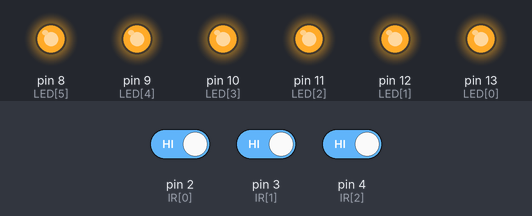
Simulated run of this sketch. Board: Arduino Uno, built with avr-gcc and run on an emulated ATmega328P. Shown: output pins drawn as LEDs (lit = HIGH). The inputs (shaded band) are chosen by the test bench; at power-on: pin 2 (IR[0]) HIGH, pin 3 (IR[1]) HIGH, pin 4 (IR[2]) HIGH.

Above: at 1.2 s.
1.3 s: pin 2 (IR[0]) driven LOW
At 2.0 s:
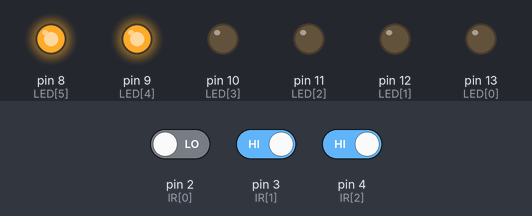
2.8 s: pin 3 (IR[1]) driven LOW
At 3.2 s:
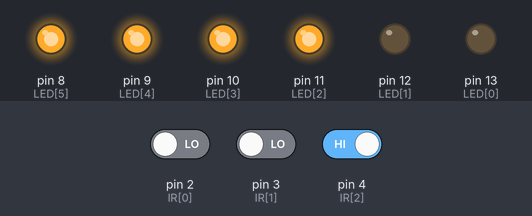
4.3 s: pin 3 (IR[1]) driven HIGH
At 5.5 s:
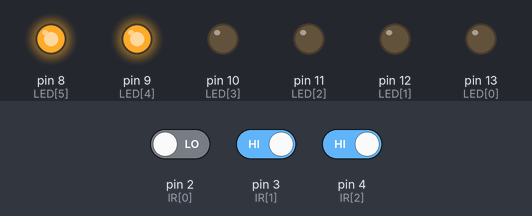
5.8 s: pin 4 (IR[2]) driven LOW
At 6.6 s:
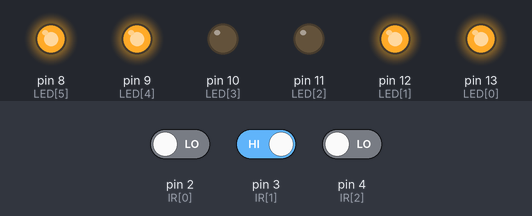
7.3 s: pin 2 (IR[0]) driven HIGH
At 7.8 s:
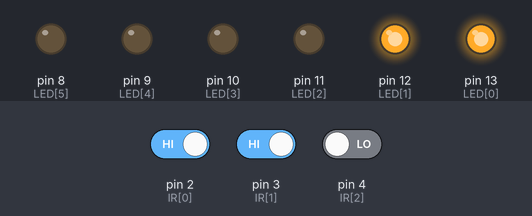
8.8 s: pin 3 (IR[1]) driven LOW
At 10.1 s:
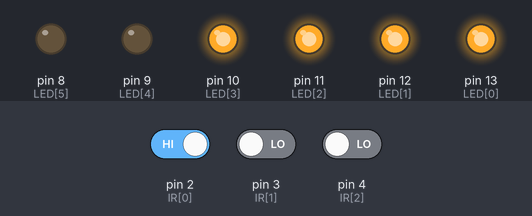
Timing chart, 0 to 11.3 s (numbered marks = the images above; inputs shaded):
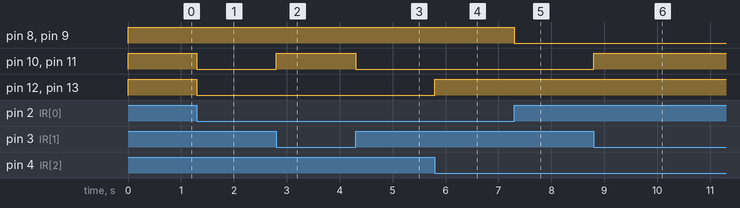

The sketch:

ba2.ino
```cpp
const int IR[]={2,3,4};
const int LED[]={13, 12, 11, 10, 9, 8};
void setup() {
for(int i=0;i<3;i++)
pinMode(IR[i],INPUT);
for(int i=0;i<6;i++)
pinMode(LED[i],OUTPUT);
}

void loop() {
int status,ir;
status=0;
for(int i=0;i<3;i++)
{ir=digitalRead(IR[i]);
if(!ir) status|=(1<<(2-i));

}
switch(status)
{ case 0b011:
writeLED(0b001111);
break;
case 0b001:
writeLED(0b000011);
break;
case 0b101:
writeLED(0b110011);
break;
case 0b100:
writeLED(0b110000);
break;
case 0b110:
writeLED(0b111100);
break;
default:
writeLED(0b111111);
break;
}
}

void writeLED(int x)
{for(int i=0;i<6;i++)
{
  if(x&(1<<i)) digitalWrite(LED[i],1);
else digitalWrite(LED[i], 0);
}
}
```

Measured:
- after the input at 1.3 s, pin 10 (LED[3]), pin 11 (LED[2]), pin 12 (LED[1]), pin 13 (LED[0]): HIGH → LOW at once
- after the input at 2.8 s, pin 10 (LED[3]), pin 11 (LED[2]): LOW → HIGH at once
- after the input at 4.3 s, pin 10 (LED[3]), pin 11 (LED[2]): HIGH → LOW at once
- after the input at 5.8 s, pin 12 (LED[1]), pin 13 (LED[0]): LOW → HIGH at once
- after the input at 7.3 s, pin 8 (LED[5]), pin 9 (LED[4]): HIGH → LOW at once
- after the input at 8.8 s, pin 10 (LED[3]), pin 11 (LED[2]): LOW → HIGH at once
